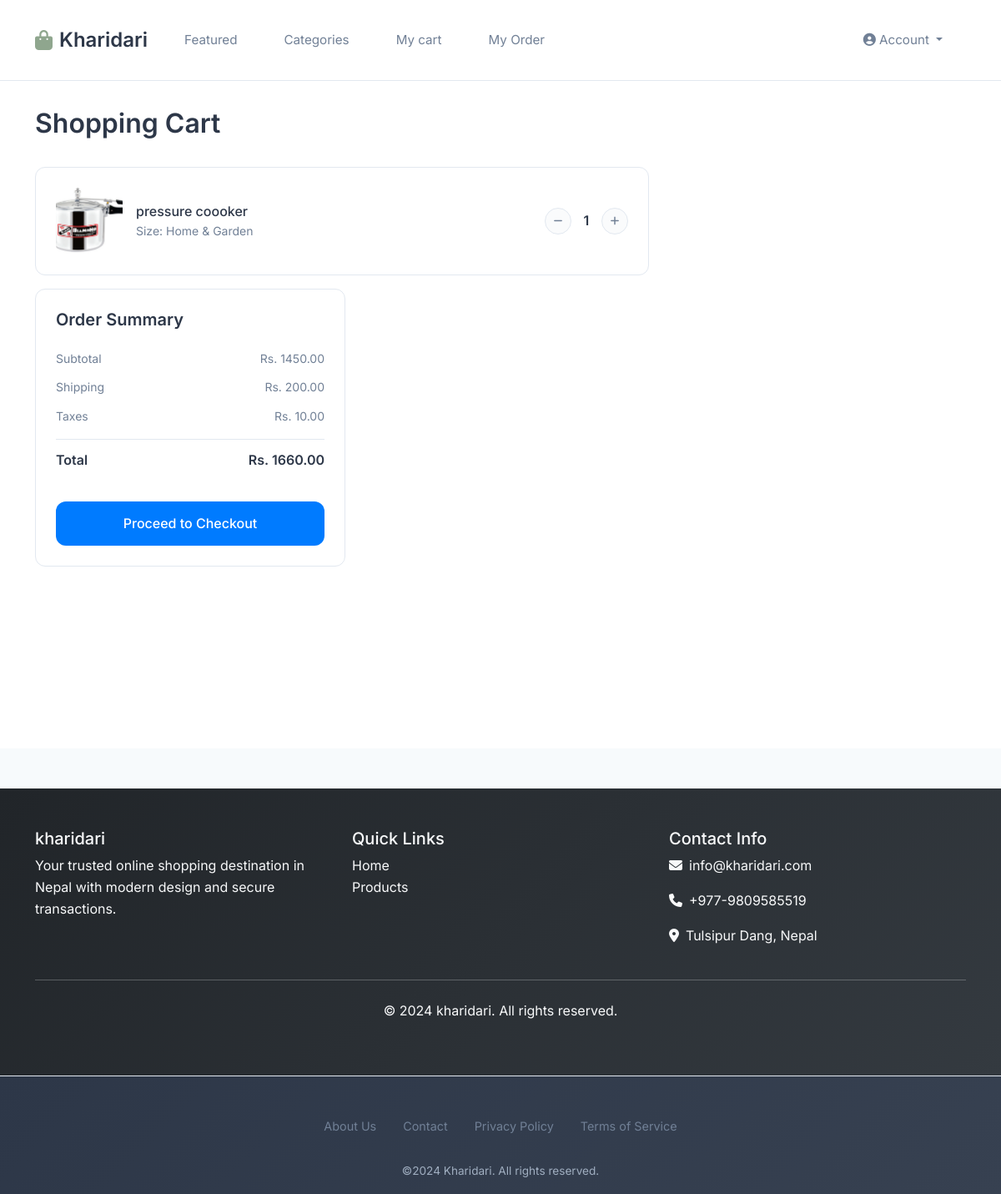
The app's page /cart/ (signed in) with its own data.
### ecommerce/models.py (models this page shows, shortened)
class CartItem(models.Model):
    cart = models.ForeignKey(Cart, on_delete=models.CASCADE, related_name='items')
    product = models.ForeignKey(Product, on_delete=models.CASCADE)
    quantity = models.PositiveIntegerField(default=1)
    created_at = models.DateTimeField(auto_now_add=True)
    updated_at = models.DateTimeField(auto_now=True)
    class Meta:
        unique_together = ('cart', 'product')
    def get_total_price(self):
        return self.quantity * self.product.get_price

class Product(models.Model):
    name = models.CharField(max_length=200)
    slug = models.SlugField(max_length=200, unique=True)
    description = models.TextField()
    price = models.DecimalField(max_digits=10, decimal_places=2)
    discount_price = models.DecimalField(max_digits=10, decimal_places=2, blank=True, null=True)
    category = models.ForeignKey(Category, on_delete=models.CASCADE, related_name='products')
    image = models.ImageField(upload_to='products/')
    stock = models.PositiveIntegerField(default=0)
    is_active = models.BooleanField(default=True)
    is_featured = models.BooleanField(default=False)
    created_at = models.DateTimeField(auto_now_add=True)
    updated_at = models.DateTimeField(auto_now=True)
    class Meta:
        ordering = ['-created_at']
    def get_absolute_url(self):
        return reverse('product_detail', kwargs={'slug': self.slug})
    @property
    def get_price(self):
        if self.discount_price:
            return self.discount_price
        return self.price

class Category(models.Model):
    name = models.CharField(max_length=100, unique=True)
    slug = models.SlugField(max_length=100, unique=True)
    description = models.TextField(blank=True)
    image = models.ImageField(upload_to='categories/', blank=True, null=True)
    created_at = models.DateTimeField(auto_now_add=True)
    updated_at = models.DateTimeField(auto_now=True)
    is_active = models.BooleanField(default=True)
    class Meta:
        verbose_name_plural = "Categories"
        ordering = ['name']

class Cart(models.Model):
    user = models.OneToOneField(User, on_delete=models.CASCADE)
    created_at = models.DateTimeField(auto_now_add=True)
    updated_at = models.DateTimeField(auto_now=True)
    @property
    def total_price(self):
        return sum(item.get_total_price() for item in self.items.all())

### ecommerce/views.py (the view)
# urls.py: path('cart/', views.cart_view, name='cart'),
@login_required
@customer_only
def cart_view(request):
    cart, _ = Cart.objects.get_or_create(user=request.user)
    context = {
        'cart': cart,
    }
    return render(request, 'ecommerce/cart.html', context)

### ecommerce/views.py (called while the page is built)
def customer_only(view_func):
    @wraps(view_func)
    def wrapper(request, *args, **kwargs):
        if request.user.is_authenticated and (request.user.is_superuser or request.user.is_staff):
            messages.warning(request, 'Admin users cannot access customer features. Please use the admin panel.')
            return redirect('/admin/')
        return view_func(request, *args, **kwargs)
    return wrapper

### templates/ecommerce/cart.html (shortened to what this page needs)
{% extends 'base.html' %}
{% load static %}
{% block content %}
<div class="cart-page">
    <div class="container">
        <div class="cart-header">
            <h1 class="cart-title">Shopping Cart</h1>
        </div>
        {% if cart.items.all %}
            <div class="row">
                <div class="col-lg-8">
                    {% for item in cart.items.all %}
                    <div class="cart-item" data-item-id="{{ item.id }}">
                        <div class="product-image">
                            {% if item.product.image %}
                                <img src="{{ item.product.image.url }}" alt="{{ item.product.name }}">
                            {% else %}
                                <div class="d-flex align-items-center justify-content-center h-100">
                                    <i class="fas fa-image text-muted"></i>
                                </div>
                            {% endif %}
                        </div>
                        <div class="product-info">
                            <a href="{{ item.product.get_absolute_url }}" class="product-name">
                                {{ item.product.name }}
                            </a>
                            <p class="product-size">Size: {{ item.product.category.name }}</p>
                        </div>
                        <div class="quantity-controls">
                            <button class="quantity-btn"
                                    type="button"
                                    data-action="decrease"
                                    data-item-id="{{ item.id }}">
                                <i class="fas fa-minus"></i>
                            </button>
                            <span class="quantity-display">{{ item.quantity }}</span>
                            <button class="quantity-btn"
                                    type="button"
                                    data-action="increase"
                                    data-item-id="{{ item.id }}">
                                <i class="fas fa-plus"></i>
                            </button>
                        </div>
                    </div>
                    {% endfor %}
                    </div>
                </div>
                <div class="col-lg-4">
                    <div class="order-summary">
                        <h3 class="summary-title">Order Summary</h3>
                        <div class="summary-row">
                            <span>Subtotal</span>
                            <span class="cart-subtotal">Rs. {{ cart.total_price }}</span>
                        </div>
                        <div class="summary-row">
                            <span>Shipping</span>
                            <span class="cart-shipping">
                                {% if cart.total_price >= 5000 %}
                                    FREE
                                {% else %}
                                    Rs. 200.00
                                {% endif %}
                            </span>
                        </div>
                        <div class="summary-row">
                            <span>Taxes</span>
                            <span class="cart-tax">Rs. 10.00</span>
                        </div>
                        <div class="summary-row total">
                            <span>Total</span>
                            <span class="cart-total">
                                {% if cart.total_price >= 5000 %}
                                    Rs. {{ cart.total_price|add:10|floatformat:2 }}
                                {% else %}
                                    Rs. {{ cart.total_price|add:200|add:10|floatformat:2 }}
                                {% endif %}
                            </span>
                        </div>
                        <a href="{% url 'checkout' %}" class="checkout-btn">
                            Proceed to Checkout
                        </a>
                    </div>
                </div>
            </div>
        {% endif %}
    </div>
{% endblock %}

### static/css/style.css (style rules this page uses)
:root { --primary-color: #0d6efd; --secondary-color: #6c757d; --success-color: #198754; --danger-color: #dc3545; --warning-color: #ffc107; --info-color: #0dcaf0; --light-color: #f8f9fa; --dark-color: #212529; --border-radius: 0.5rem; --box-shadow: 0 0.125rem 0.25rem rgba(0, 0, 0, 0.075); --box-shadow-lg: 0 1rem 3rem rgba(0, 0, 0, 0.175); --transition: all 0.3s ease; }
body { font-family: 'Segoe UI', Tahoma, Geneva, Verdana, sans-serif; line-height: 1.6; color: var(--dark-color); }
html { scroll-behavior: smooth; }
.cart-item { transition: var(--transition); }

### templates/ecommerce/cart.html (style rules this page uses)
:root { --primary-color: #8FA68E; --secondary-color: #F4A261; --accent-blue: #A8DADC; --accent-beige: #F1FAEE; --text-primary: #2D3436; --text-secondary: #636E72; --text-light: #B2BEC3; --bg-white: #FFFFFF; --bg-section: #F8F9FA; --border-color: #E9ECEF; --shadow-sm: 0 2px 4px rgba(0, 0, 0, 0.1); --shadow-card: 0 4px 6px rgba(0, 0, 0, 0.1); --shadow-lg: 0 10px 25px rgba(0, 0, 0, 0.15); --border-radius: 8px; --border-radius-lg: 12px; --transition: all 0.3s ease; }
.cart-page { background: var(--bg-white); min-height: 100vh; padding: 2rem 0; }
.cart-header { margin-bottom: 2rem; }
.cart-title { font-size: 2rem; font-weight: 600; color: var(--text-primary); margin: 0; }
.cart-item { background: var(--bg-white); border: 1px solid var(--border-color); border-radius: var(--border-radius); padding: 1.5rem; margin-bottom: 1rem; transition: var(--transition); display: flex; align-items: center; gap: 1rem; }
.product-image { width: 80px; height: 80px; border-radius: var(--border-radius); overflow: hidden; flex-shrink: 0; background: var(--bg-section); }
.product-image img { width: 100%; height: 100%; object-fit: cover; }
.product-info { flex: 1; min-width: 0; }
.product-name { font-size: 1rem; font-weight: 500; color: var(--text-primary); margin: 0 0 0.25rem 0; text-decoration: none; }
.product-size { font-size: 0.875rem; color: var(--text-secondary); margin: 0; }
.quantity-controls { display: flex; align-items: center; gap: 0.5rem; flex-shrink: 0; }
.quantity-btn { background: var(--bg-section); border: 1px solid var(--border-color); color: var(--text-secondary); width: 32px; height: 32px; border-radius: 50%; display: flex; align-items: center; justify-content: center; transition: var(--transition); font-size: 0.75rem; }
.quantity-display { font-weight: 600; color: var(--text-primary); min-width: 20px; text-align: center; }
.order-summary { background: var(--bg-white); border: 1px solid var(--border-color); border-radius: var(--border-radius); padding: 1.5rem; position: sticky; top: 2rem; }
.summary-title { font-size: 1.25rem; font-weight: 600; color: var(--text-primary); margin: 0 0 1.5rem 0; }
.summary-row { display: flex; justify-content: space-between; align-items: center; margin-bottom: 0.75rem; font-size: 0.875rem; color: var(--text-secondary); }
.summary-row.total { border-top: 1px solid var(--border-color); padding-top: 0.75rem; margin-top: 1rem; font-size: 1rem; font-weight: 600; color: var(--text-primary); }
.checkout-btn { background: #007BFF; color: white; border: none; padding: 0.875rem 1.5rem; border-radius: var(--border-radius); font-weight: 500; width: 100%; margin-top: 1.5rem; transition: var(--transition); text-decoration: none; display: inline-block; text-align: center; }

### templates/base.html (style rules this page uses)
:root { --primary-color: #8FA68E; --primary-light: #A8B8A5; --secondary-color: #E8B4A0; --accent-blue: #A8C5D1; --accent-mint: #B8D4C6; --accent-beige: #D4C5A0; --text-primary: #2D3748; --text-secondary: #718096; --text-light: #A0AEC0; --bg-light: #F7FAFC; --bg-white: #FFFFFF; --bg-section: #FAFBFC; --border-color: #E2E8F0; --shadow-sm: 0 1px 3px 0 rgba(0, 0, 0, 0.1); --shadow-md: 0 4px 6px -1px rgba(0, 0, 0, 0.1); --shadow-lg: 0 10px 15px -3px rgba(0, 0, 0, 0.1); --shadow-card: 0 2px 8px rgba(0, 0, 0, 0.08); --border-radius: 12px; --border-radius-lg: 16px; --transition: all 0.3s cubic-bezier(0.4, 0, 0.2, 1); }
* { box-sizing: border-box; }
body { font-family: 'Inter', -apple-system, BlinkMacSystemFont, 'Segoe UI', Roboto, sans-serif; line-height: 1.6; color: var(--text-primary); background-color: var(--bg-light); display: flex; flex-direction: column; min-height: 100vh; margin: 0; }

### records on screen
CartItem: product.image (picture), product.name "pressure coooker", product.category.name "Home & Garden", quantity "1"
Cart: total_price "1450.00", total_price|add "1660.00"
